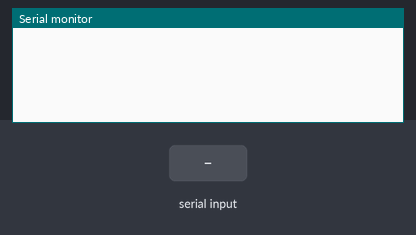
Simulated run of this sketch. Board: Arduino Uno, built with avr-gcc and run on an emulated ATmega328P. Shown: the last lines printed to the serial monitor. The inputs (shaded band) are chosen by the test bench.

Above: at 1.2 s.
1.3 s: "90,45\n" received over Serial
At 2.5 s:
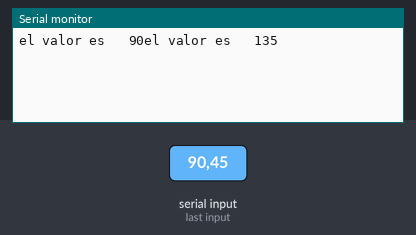
2.8 s: "5\n" received over Serial
At 3.6 s:
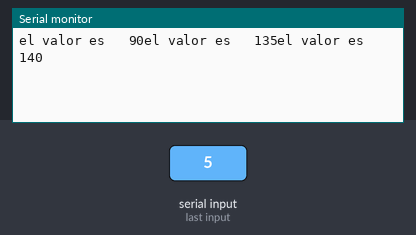

The sketch:

dani.ino
```cpp
int z;
int x=0;
int y;
int l;

void setup() {
 Serial.begin(9600);
}

void loop() {


  y= Serial.parseInt();
  x=(x+y);

  if(x>z){


    Serial.print("el valor es ");
  Serial.print("\t");
  Serial.print(x);
    z=x;


}

}
```

Measured:
- after the input at 1.3 s, the serial monitor: prints a new line at once (image 1)
- after the input at 2.8 s, the serial monitor: prints a new line at once (image 2)
